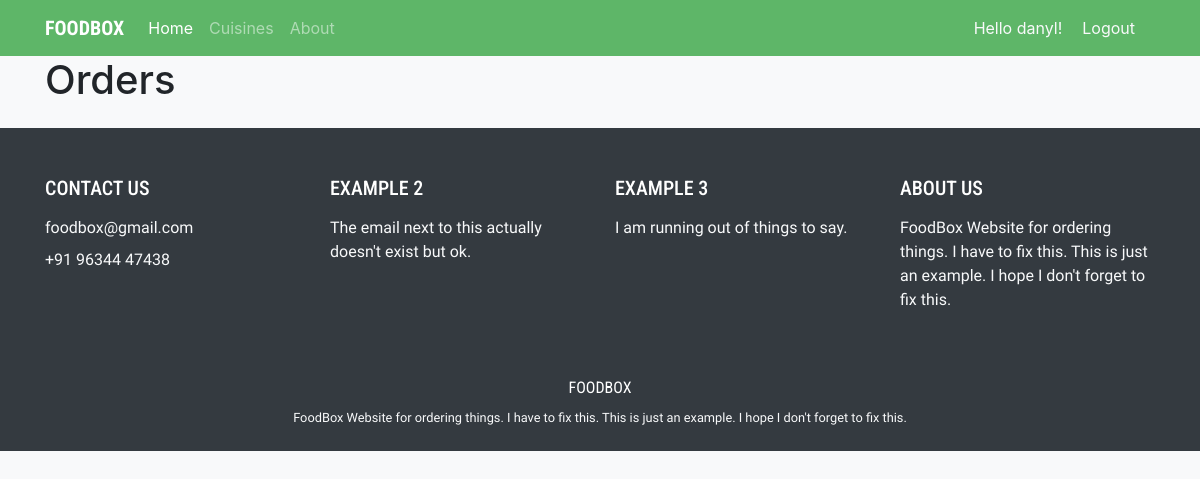
The app's page /orders (signed in), older data.
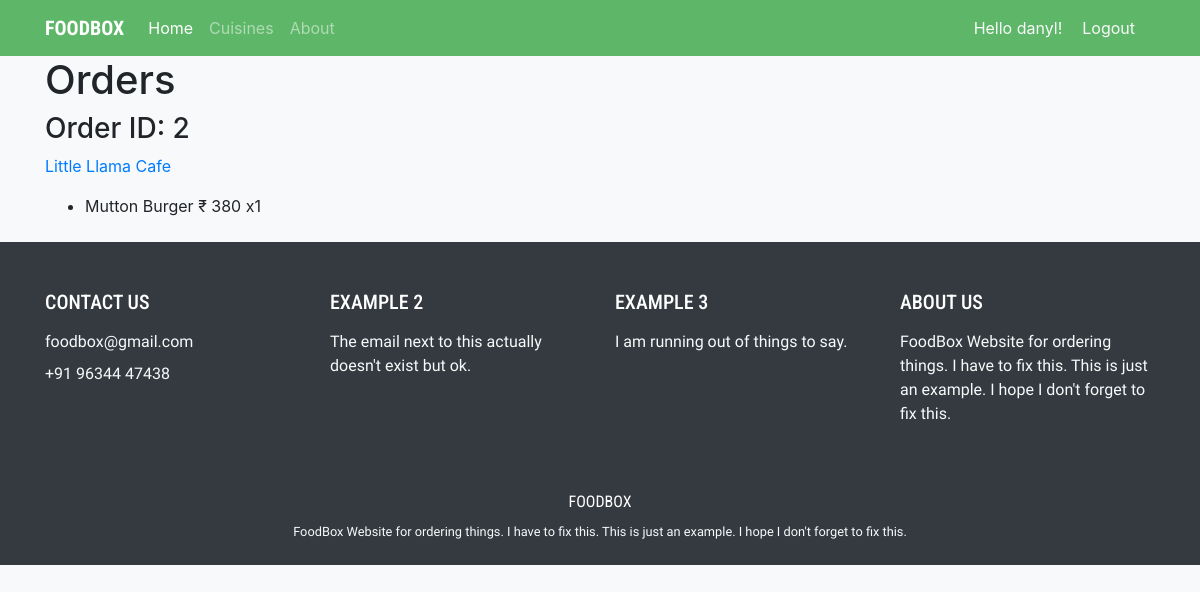
The same page, newer data.
### food/models.py (models this page shows, shortened)
class Order(models.Model):
    user = models.ForeignKey(User, on_delete=models.CASCADE, related_name='orders')
    restaurant = models.ForeignKey(Restaurant, on_delete=models.CASCADE, related_name='orders')
    status = models.IntegerField(default=0)
    totalPrice = models.IntegerField(default=0)

class Restaurant(models.Model):
    name = models.CharField(max_length=50)
    nick = models.CharField(max_length=10, blank=True)
    cuisine = models.ManyToManyField(Cuisine, related_name='restaurants')
    description = models.TextField(blank=True)
    phone_number = models.CharField(max_length=50, blank=True)
    url = models.URLField(blank=True)

class OrderItem(models.Model):
    orderList = models.ForeignKey(Order, on_delete=models.CASCADE, related_name='items')
    menuItem = models.ForeignKey(MenuItem, on_delete=models.CASCADE, related_name='orders')
    price = models.IntegerField(default=0)
    count = models.IntegerField(default=0)

class MenuItem(models.Model):
    name = models.CharField(max_length=50)
    price = models.IntegerField()
    description = models.TextField(blank=True)
    image = models.ImageField(upload_to='menu_item', blank=True)
    category = models.ForeignKey('Category', on_delete=models.CASCADE, related_name='menu', null=True)
    total_count = models.IntegerField(default=0)

### food/views.py (the view)
# urls.py: path("orders", views.orders, name='orders'),
def orders(request):
    if not request.user.is_authenticated:
        return HttpResponseRedirect(reverse('login'))
    else:
        context = {
            "orders": request.user.orders.all()
        }
        return render(request, "food/orders.html", context)

### food/templates/food/orders.html (shortened to what this page needs)
{% extends "food/base.html" %}
{% load static %}
{% block body %}
  <h1>Orders</h1>
  {% for order in orders %}
    <h3>Order ID: {{order.id}}</h3>
    <p><a href="{% url 'restaurant' order.restaurant.id %}">{{ order.restaurant.name }}</a></p>
    <ul>
      {% for item in order.items.all %}
          <li>{{ item.menuItem.name }} &#8377; {{ item.menuItem.price }} x{{ item.count }}</li>
      {% endfor %}
    </ul>
  {% endfor %}
{% endblock %}

### food/templates/food/base.html (shortened to what this page needs)
{% load static %}
<html>
<head>
    <link rel="stylesheet" href="https://stackpath.bootstrapcdn.com/bootstrap/4.3.1/css/bootstrap.min.css"
>
    <link rel="stylesheet" href="https://cdnjs.cloudflare.com/ajax/libs/font-awesome/4.7.0/css/font-awesome.min.css">
    <link rel="stylesheet" href="https://cdnjs.cloudflare.com/ajax/libs/animate.css/4.0.0/animate.min.css"/>
    <link rel="stylesheet" href="{% static 'food/index.css' %}" />
    <link rel="stylesheet" href="thisisbuiltbyDanielandJinho"/>
</head>
<body class="bg-light">
    {% include 'food/nav.html' %}
    <div class="container">
        {% block body %}
        {% endblock %}
    </div>
    {% include 'food/footer.html' %}
</body>
</html>

### food/templates/food/nav.html (shortened to what this page needs)
<nav class="navbar sticky-top navbar-expand-lg navbar-dark" id="navback">
  <div class="container">
  <a class="navbar-brand font-weight-bold" href="{% url 'index' %}" id="logo">FOODBOX</a>
  <div class="collapse navbar-collapse" id="navbarSupportedContent">
    <ul class="navbar-nav mr-auto">
      <li class="nav-item active">
        <a class="nav-link" href="{% url 'index' %}">Home  <span class="sr-only">(current)</span></a>
      </li>
      <li class="nav-item">
        <a class="nav-link" href="{% url 'cuisines' %}">Cuisines</a>
      </li>
      <li class="nav-item">
        <a class="nav-link" href="{% url 'about' %}">About</a>
      </li>
    </ul>
    {% if request.user.is_authenticated %}
    <p class="text-light my-auto">Hello {{ user.username }}!</p>
    <a class="btn btn-outline-light border-0 my-2 my-sm-0 mx-0 mx-md-2 d-block" href="{% url 'logout' %}">Logout</a>
    {% else %}
    <a class="btn btn-outline-light border-0 my-2 my-sm-0 mx-0 mx-md-2 d-block" href="{% url 'login' %}">Login</a>
    <a class="btn btn-outline-light my-2 my-sm-0 d-block" href="{% url 'register' %}">Register</a>
    {% endif %}
  </div>
  </div>
</nav>

### food/templates/food/footer.html
<div class="container-fluid bg-dark pt-5 pb-2 mt-4">
  <div class="container">
    <div class="row">
      <div class="col-12 col-lg-3">
        <h5 id="logo" class="text-white">CONTACT US</h5>
        <p class="text-light mt-3" id="f1">foodbox@gmail.com</p>
        <p class="text-light mt-n2" id="f1">+91 96344 47438</p>
      </div>
      <div class="d-none d-lg-block col-3">
        <h5 id="logo" class="text-white">EXAMPLE 2</h5>
        <p class="text-light mt-3" id="f1">The email next to this actually doesn't exist but ok.</p>
      </div>
      <div class="d-none d-lg-block col-lg-3">
        <h5 id="logo" class="text-white">EXAMPLE 3</h5>
        <p class="text-light mt-3" id="f1">I am running out of things to say.</p>
      </div>
      <div class="d-none d-lg-block col-lg-3">
        <h5 id="logo" class="text-white">ABOUT US</h5>
        <p class="text-light mt-3" id="f1">FoodBox Website for ordering things. I have to fix this. This is just an example. I hope I don't forget to fix this.</p>
      </div>
    </div>
    <div class="row mt-5">
      <div class="col-12 text-center">
        <p class="text-white" id="logo">FOODBOX</p>
        <small>
        <p class="text-light mt-n2" id="f1">FoodBox Website for ordering things. I have to fix this. This is just an example. I hope I don't forget to fix this.</p>
        </small>
      </div>
    </div>
  </div>
</div>

### food/static/food/index.css (style rules this page uses)
#logo { font-family: 'Roboto Condensed', sans-serif; }
#navback { background-color: #5EB668 !important; }
#f1 { font-family: 'Nanum Gothic', sans-serif; }

Row changes from the older to the newer data that the page shows:
added Order: id "2", restaurant.name "Little Llama Cafe"
added OrderItem: menuItem.name "Mutton Burger", menuItem.price "380", count "1"
